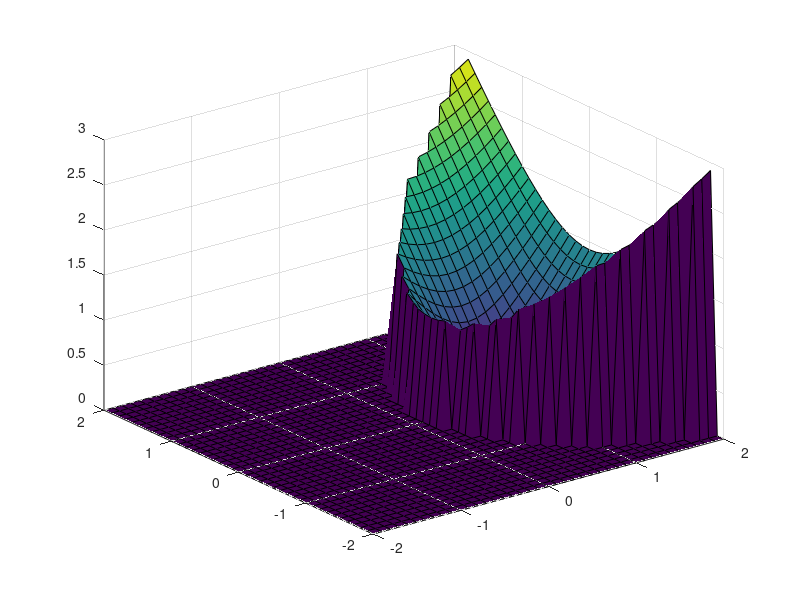

The MATLAB source for this figure:
%% This code is for visualizing Second Order Cone Constraints of the following form
%|| Ax + b|| < c'x + d   # c' = traspose(c)  # ||.|| is norm 2
% In my example I have taken A as 2x2 matrix defining two hyperplanes
% 1st hyperplane => x+y-1
% 2nd hyperplane => x-y-1
% c'x + d => x+1



n=2;
x = -2:0.1:2;
y=x;
[Xaxis,Yaxis] = meshgrid(x,y);
%z = sqrt(Xaxis.^2+Yaxis.^2);
%surf(Xaxis,Yaxis,z,'FaceAlpha',0.5);
% contourf(Xaxis,Yaxis,z1);
z1=Xaxis+Yaxis-1;
z2=Xaxis-Yaxis-1;
z = sqrt(z1.^2+z2.^2);  % ||Ax+b|| = z
z3 = Xaxis+1;         % c'x+d
zz = (z3>=z);           % Checking for all feasible points such as  ||Ax+b||<=c'x+d  
zz1 = zz.*z;            % filtering all feasible points
surf(Xaxis,Yaxis,zz1);  % for visualizing the contraints with cone

